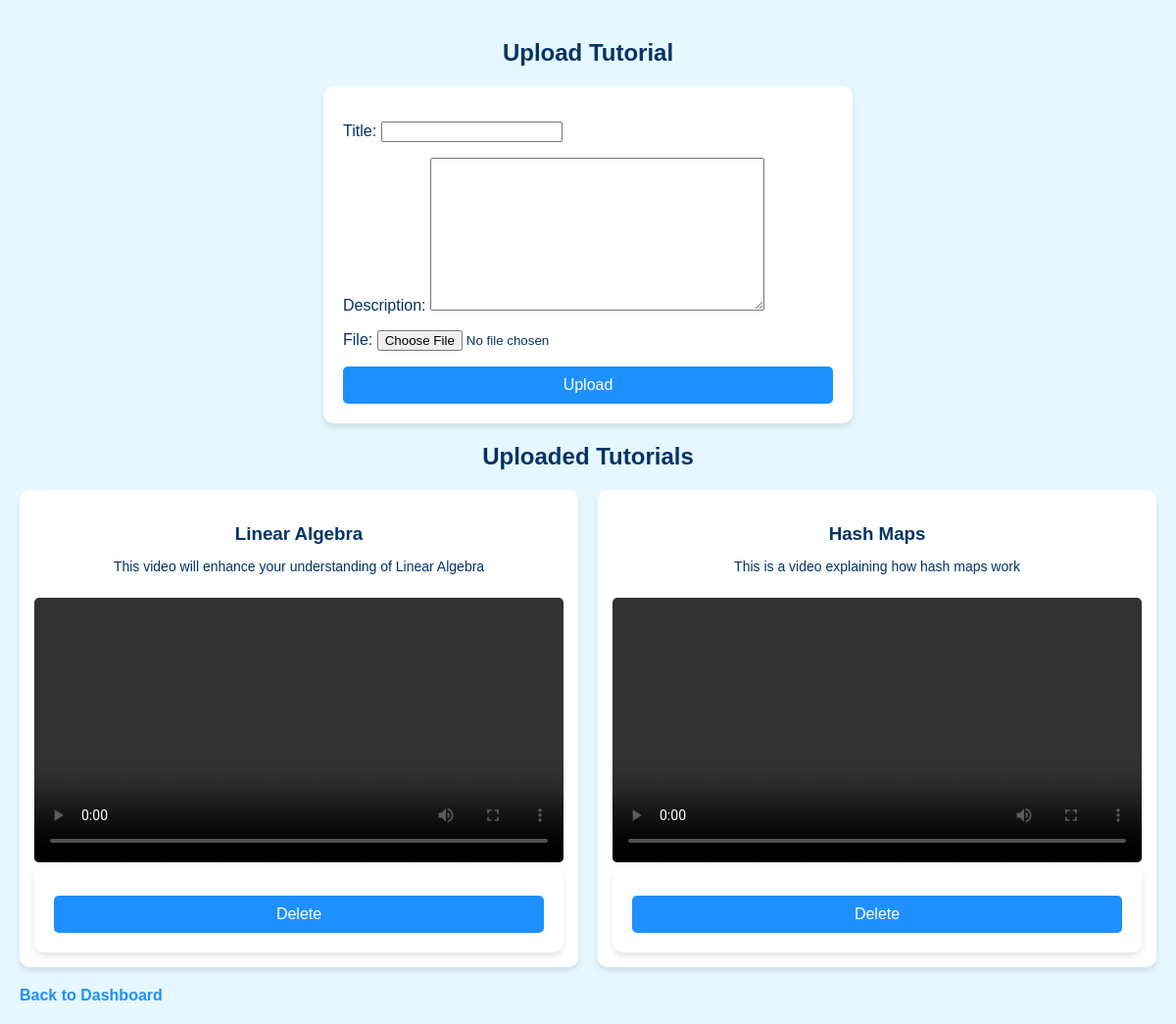
Page /upload-tutorial/ (signed in) on the committed database.
### Courses/models.py (models this page shows, shortened)
class Tutorial(models.Model):
    instructor = models.ForeignKey(
        User, on_delete=models.CASCADE,
        limit_choices_to={"userprofile__role": "instructor"},
        related_name="tutorials"
    )
    description = models.TextField(null=True, blank=True)
    title = models.CharField(max_length=200)
    file = models.FileField(upload_to="tutorials/")
    uploaded_at = models.DateTimeField(auto_now_add=True)
    class Meta:
        verbose_name_plural = "Tutorials"

### Courses/views.py (the view)
# urls.py: path('upload-tutorial/', upload_tutorial, name='upload-tutorial'),
@login_required
def upload_tutorial(request):
    if request.method == 'POST':
        form = TutorialForm(request.POST, request.FILES)
        if form.is_valid():
            tutorial = form.save(commit=False)
            tutorial.instructor = request.user
            tutorial.save()
            messages.success(request, 'Tutorial uploaded successfully')  # Inform user of successful submission
            return redirect('upload-tutorial')
    else:
        form = TutorialForm()
    tutorials  = Tutorial.objects.all()
    return render(request, './instructor/upload_tutorial.html', {'form': form, "tutorials": tutorials})

### Courses/forms.py
class TutorialForm(forms.ModelForm):
    class Meta:
        model = Tutorial
        fields = ['title', 'description', 'file', ]

### templates/instructor/upload_tutorial.html (shortened to what this page needs)
<!DOCTYPE html>
<html lang="en">
<head>
</head>
<body>
    <h2>Upload Tutorial</h2>
    <form action="{% url 'upload-tutorial' %}" method="POST" enctype="multipart/form-data">
        {{ form.as_p }}
        <button type="submit">Upload</button>
    </form>
    <h2>Uploaded Tutorials</h2>
    <div class="grid">
        {% for tutorial in tutorials %}
            <div class="card">
                <h3>{{ tutorial.title }}</h3>
                <p>{{ tutorial.description }}</p>
                <video controls>
                    <source src="{{ tutorial.video.url }}" type="video/mp4"  >
                </video>
                <form method="POST" action="{% url 'delete_tutorial' tutorial.id %}">
                        <button type="submit">Delete</button>
                </form>
            </div>
        {% empty %}
            <p>No tutorials uploaded yet.</p>
        {% endfor %}
    </div>
    <a href="{% url 'instructor-dashboard' %}">Back to Dashboard</a>
</body>
</html>

### templates/instructor/upload_tutorial.html (style rules this page uses)
:root { --primary-blue: #1e90ff; --secondary-blue: #87cefa; --dark-blue: #003366; --light-blue: #e6f7ff; --white: #ffffff; --gray: #f0f0f0; }
body { font-family: 'Arial', sans-serif; background-color: var(--light-blue); color: var(--dark-blue); margin: 0; padding: 20px; }
h2 { color: var(--dark-blue); text-align: center; margin-bottom: 20px; }
form { background-color: var(--white); padding: 20px; border-radius: 10px; box-shadow: 0 4px 6px rgba(0, 0, 0, 0.1); max-width: 500px; margin: 0 auto; }
form button { background-color: var(--primary-blue); color: var(--white); border: none; padding: 10px 20px; border-radius: 5px; cursor: pointer; font-size: 16px; display: block; width: 100%; margin-top: 10px; }
.grid { display: grid; grid-template-columns: repeat(auto-fit, minmax(300px, 1fr)); gap: 20px; margin-top: 20px; }
.card { background-color: var(--white); padding: 15px; border-radius: 10px; box-shadow: 0 4px 6px rgba(0, 0, 0, 0.1); text-align: center; }
.card h3 { color: var(--dark-blue); margin-bottom: 10px; }
.card p { color: var(--dark-blue); font-size: 14px; }
video { width: 100%; height: auto; border-radius: 5px; margin-top: 10px; }
a { display: inline-block; margin-top: 20px; color: var(--primary-blue); text-decoration: none; font-weight: bold; }

### rows in the picture
Tutorial: title "Linear Algebra", description "This video will enhance your understanding of Linear Algebra"
Tutorial: title "Hash Maps", description "This is a video explaining how hash maps work"
